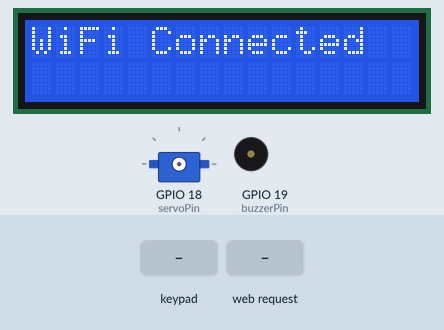
Simulated run of this sketch. Board: ESP32. On the bench: 16×2 character LCD, servo, buzzer (waves = sounding, pin HIGH). The test bench sets the inputs (shaded band). WiFi joins after 1.5 s; servers stay silent unless stated; what the sketch prints to the serial monitor is not drawn.

Above: at 1.6 s.
At 4.8 s:
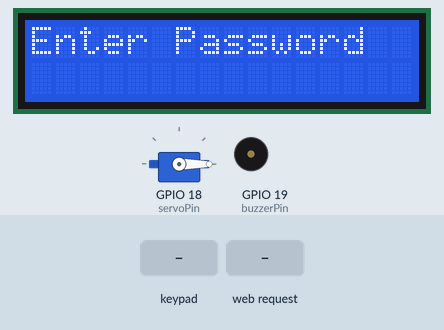
4.9 s: keypad keys 1 2 3 4 5 6 7 9 # pressed 0.4 s apart
At 6.9 s:
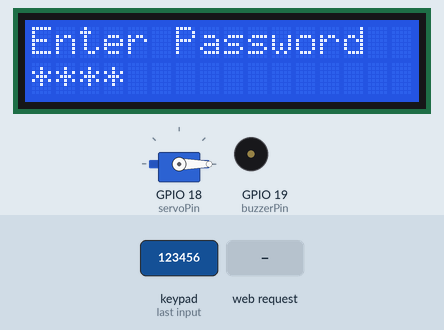
10.0 s: keypad keys 5 6 7 8 # pressed 0.4 s apart
At 13.0 s:
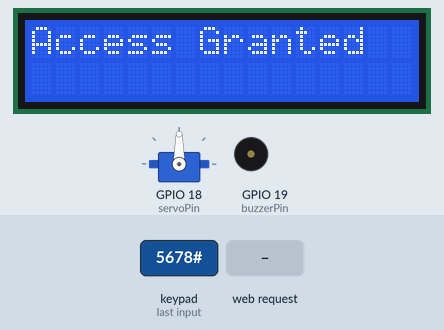
13.5 s: HTTP request GET /unlock received
16.5 s: HTTP request GET /unlock?pass=1 received
18.1 s: key '#' pressed
At 23.9 s:
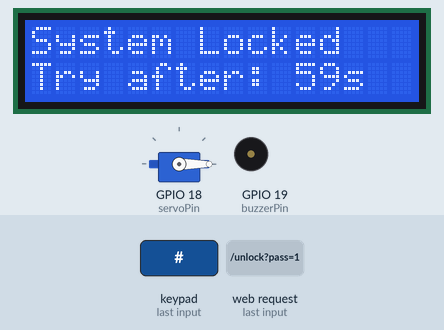
Timing chart, 0 to 25.1 s (numbered marks = the images above; inputs shaded):
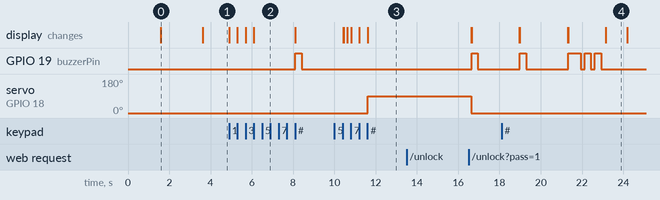

The sketch:

ES_SMART_DOOR.ino
```cpp
#include <WiFi.h>
#include <WebServer.h>
#include <LiquidCrystal_I2C.h>
#include <Keypad.h>
#include <ESP32Servo.h>

// --- Configuration ---
const char* ssid = "Hehe";           // Your WiFi SSID
const char* password = "12345679";   // Your WiFi Password

String correctPassword = "5678";     // Default system password
String enteredPassword = "";
int wrongAttempts = 0;
bool locked = false;
unsigned long lockStartTime = 0;
const int lockDuration = 60;         // Lockout in seconds

// --- Hardware Pins ---
int servoPin = 18;
int buzzerPin = 19;

// --- Objects ---
WebServer server(80);
LiquidCrystal_I2C lcd(0x27, 16, 2);
Servo myServo;

// Keypad Setup
const byte ROWS = 4;
const byte COLS = 4;
char keys[ROWS][COLS] = {
  {'1','2','3','A'},
  {'4','5','6','B'},
  {'7','8','9','C'},
  {'*', '0','#','D'}
};
byte rowPins[ROWS] = {32, 33, 25, 26};
byte colPins[COLS] = {27, 14, 12, 13};

Keypad keypad = Keypad(makeKeymap(keys), rowPins, colPins, ROWS, COLS);

// --- Functions ---

void beep() {
  digitalWrite(buzzerPin, HIGH);
  delay(300);
  digitalWrite(buzzerPin, LOW);
}

void checkPassword(String input) {
  if (locked) return;

  lcd.clear();
  if (input == correctPassword) {
    lcd.print("Access Granted");
    wrongAttempts = 0;
    myServo.write(90); // Unlocked position
    delay(5000);
    myServo.write(0);  // Locked position
    lcd.clear();
    lcd.print("Enter Password");
  } else {
    lcd.print("Wrong Password");
    beep();
    wrongAttempts++;

    if (wrongAttempts >= 3) {
      locked = true;
      lockStartTime = millis();
      // Triple beep alarm
      for(int i=0; i<3; i++) {
        beep();
        delay(200);
      }
    } else {
      delay(2000);
      lcd.clear();
      lcd.print("Enter Password");
    }
  }
}

// --- Web Server Handlers ---

void handleRoot() {
  String page = R"rawliteral(
    <!DOCTYPE html><html><head><title>Smart Door Lock</title>
    <meta name="viewport" content="width=device-width, initial-scale=1">
    <style>
      body { font-family: Arial; background: linear-gradient(135deg, #4facfe, #00f2fe); text-align: center; color: white; }
      .container { margin-top: 60px; }
      .card { background: rgba(255,255,255,0.2); padding: 30px; border-radius: 20px; width: 300px; margin: auto; box-shadow: 0px 10px 25px rgba(0,0,0,0.3); }
      h2 { font-size: 30px; }
      input[type=password] { padding: 12px; width: 200px; font-size: 18px; border: none; border-radius: 10px; text-align: center; }
      button { padding: 12px 25px; margin-top: 15px; font-size: 18px; border: none; border-radius: 10px; background: #28a745; color: white; cursor: pointer; }
      button:hover { background: #218838; }
    </style></head><body>
    <div class="container"><div class="card">
      <h2>Smart Door Lock</h2>
      <form action="/unlock"><p>Enter Password</p>
      <input type="password" name="pass"><br>
      <button type="submit">Unlock Door</button>
      </form></div></div></body></html>
  )rawliteral";
  server.send(200, "text/html", page);
}

void handleUnlock() {
  String pass = server.arg("pass");
  checkPassword(pass);
  server.sendHeader("Location", "/");
  server.send(303);
}

// --- Standard Arduino Setup & Loop ---

void setup() {
  Serial.begin(115200);
  lcd.init();
  lcd.backlight();
  pinMode(buzzerPin, OUTPUT);

  lcd.print("Connecting WiFi");
  WiFi.begin(ssid, password);
  while (WiFi.status() != WL_CONNECTED) {
    delay(500);
    Serial.print(".");
  }

  Serial.println("\nWiFi Connected");
  Serial.print("IP Address: ");
  Serial.println(WiFi.localIP());

  lcd.clear();
  lcd.print("WiFi Connected");
  delay(2000);
  lcd.clear();
  lcd.print("Enter Password");

  server.on("/", handleRoot);
  server.on("/unlock", handleUnlock);
  server.begin();

  myServo.attach(servoPin);
  myServo.write(0);
}

void loop() {
  server.handleClient();

  if (locked) {
    int elapsed = (millis() - lockStartTime) / 1000;
    int remaining = lockDuration - elapsed;

    if (remaining <= 0) {
      locked = false;
      wrongAttempts = 0;
      lcd.clear();
      lcd.print("Enter Password");
    } else {
      lcd.setCursor(0, 0);
      lcd.print("System Locked ");
      lcd.setCursor(0, 1);
      lcd.print("Try after: ");
      lcd.print(remaining);
      lcd.print("s ");
      delay(1000);
    }
    return;
  }

  char key = keypad.getKey();
  if (key) {
    if (key == '#') { // Submit password
      checkPassword(enteredPassword);
      enteredPassword = "";
    } else if (key == '*') { // Clear input
      enteredPassword = "";
      lcd.clear();
      lcd.print("Enter Password");
    } else {
      if (enteredPassword.length() < 4) {
        enteredPassword += key;
        lcd.setCursor(enteredPassword.length() - 1, 1);
        lcd.print("*"); // Prevent shoulder-surfing
      }
    }
  }
}
```

Measured:
- after the input at 4.9 s, GPIO 19 (buzzerPin): LOW → HIGH after 3.2 s, → LOW 0.30 s later; the display: first changes at once (image 2 shows a later state)
- after the input at 10.0 s, servo on GPIO 18 (servoPin): 0° → 90° after 1.6 s; the display: first differs from a run without the input after 0.45 s (image 3 shows a later state)
- after the input at 13.5 s, every drawn part: stays the same
- what the display in image 0 shows lasts 2.0 s, from 1.6 s to 3.6 s
